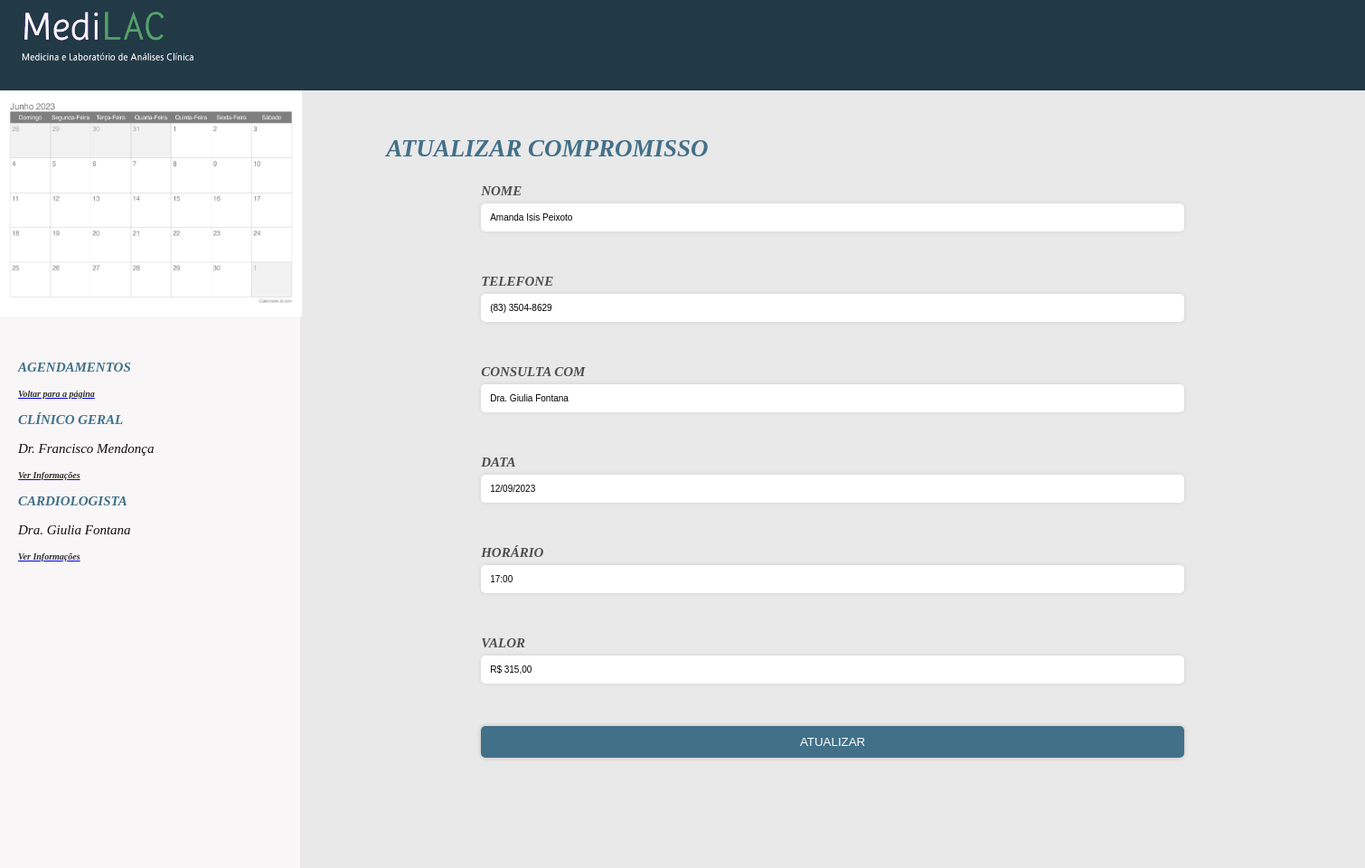
Screenshot of /atualizar.php?id=6 with the database file from the repository.
### tables this page shows
CREATE TABLE `agenda` (
  `id` int(11) NOT NULL,
  `nome` varchar(255) NOT NULL,
  `telefone` varchar(255) NOT NULL,
  `consulta_com` varchar(255) NOT NULL,
  `data` varchar(10) NOT NULL,
  `horario` varchar(5) NOT NULL,
  `valor` varchar(255) NOT NULL
);

### atualizar.php (the view, shortened to what this page needs)
<!DOCTYPE html>
<html lang="en">
<head>
    <link rel="stylesheet" href="estilo.css">
</head>
<body>
    <div class="principal">
    <header>
        <img class="imge" src= "logoagenda.png" width="220" height="80">
    </header>
    <aside>
<?php
include 'db.php';
$id = $_GET['id'];
$stmt = $pdo->prepare('SELECT * FROM agenda WHERE id = ?');
$stmt->execute([$id]);
$appointment = $stmt->fetch(PDO::FETCH_ASSOC);
$nome = $appointment['nome'];
$telefone = $appointment['telefone'];
$consulta_com = $appointment['consulta_com'];
$data = $appointment['data'];
$horario = $appointment['horario'];
$valor = $appointment['valor'];
?>
<!DOCTYPE html>
<html lang="pt-br">
<head>
</head>
<body><br>
    <h2>ATUALIZAR COMPROMISSO</h2>
    <form method="post">
    <label for="nome">NOME</label>
    <input type="text" name="nome" value="<?php echo $nome; ?>" required><br>
    <label for="telefone">TELEFONE</label>
    <input type="text" name="telefone" value="<?php echo $telefone; ?>" required><br>
    <label for="consulta_com">CONSULTA COM</label>
    <input type="text" name="consulta_com" value="<?php echo $consulta_com; ?>" required><br>
    <label for="data">DATA</label>
    <input type="text" name="data" value="<?php echo $data; ?>" required><br>
    <label for="horario">HORÁRIO</label>
    <input type="text" name="horario" value="<?php echo $horario; ?>" required><br>
    <label for="valor">VALOR</label>
    <input type="text" name="valor" value="<?php echo $valor; ?>" required><br>
    <button type="submit">ATUALIZAR</button>
</form>
</body>
</html>
</aside>
<section>
        <img src= "calendario-junho-2023.png" width="334" height="250"><br><br>
        <h3>AGENDAMENTOS</h3>
        <a href="index.php"><h4>Voltar para a página</h4></a>
        <h3>CLÍNICO GERAL</h3>
        <p>Dr. Francisco Mendonça</p>
        <a href="francisco.html"><h4>Ver Informações</h4></a>
        <h3>CARDIOLOGISTA</h3>
        <p>Dra. Giulia Fontana</p>
        <a href="giulia.html"><h4>Ver Informações</h4></a><br><br>
    </section>
</body>
</html>

### estilo.css (style rules this page uses)
* { box-sizing: border-box; }
body { padding: 0; margin: 0; font-size: 1.5rem; font-style: italic; color: rgb(80,78,78); text-align: center; }
p { color: rgb(17, 17, 17); text-align: left; font-size: 15px; margin-left: 20px; }
h2 { color: #427089; text-align:left; font-size: 27px; margin-left: 95px; }
h3 { color: #427089; text-align:left; font-size: 15px; margin-left: 20px; }
h4 { color: #323232; text-align:left; font-size: 10px; margin-left: 20px; }
.imge { margin-right: 1280px; }
.principal { width: 100%; margin: 0 auto; display: grid; grid-template-columns: 22% 78%; grid-template-rows: 100px 860px; grid-template-areas: "cabecalho cabecalho" "secao barra-lateral" "rodape rodape"; }
header { grid-area: cabecalho; background-color: #223946; }
section { grid-area: secao; background-color: #F8F6F6; }
aside { grid-area: barra-lateral; background-color: #E9E9E9; }
form { display: flex; flex-direction: column; margin-left: 200px; margin-right: 200px; }
label { font-weight: bold; margin-bottom: 5px; font-size: 15px; text-align: left; }
input[type="text"], input[type="email"], textarea { padding: 10px; margin-bottom: 20px; border-radius: 5px; border: none; box-shadow: 0px 0px 5px rgba(0, 0, 0, 0.1); font-size: 10px; }
button[type="submit"] { padding: 10px; background-color: #427089; color: #fff; border: none; border-radius: 5px; box-shadow: 0px 0px 5px rgba(0, 0, 0, 0.2); cursor: pointer; transition: all 0.3s ease; justify-content: center; }

### rows the page displays
agenda: nome "Amanda Isis Peixoto", telefone "(83) 3504-8629", consulta_com "Dra. Giulia Fontana", data "12/09/2023", horario "17:00", valor "R$ 315,00"
